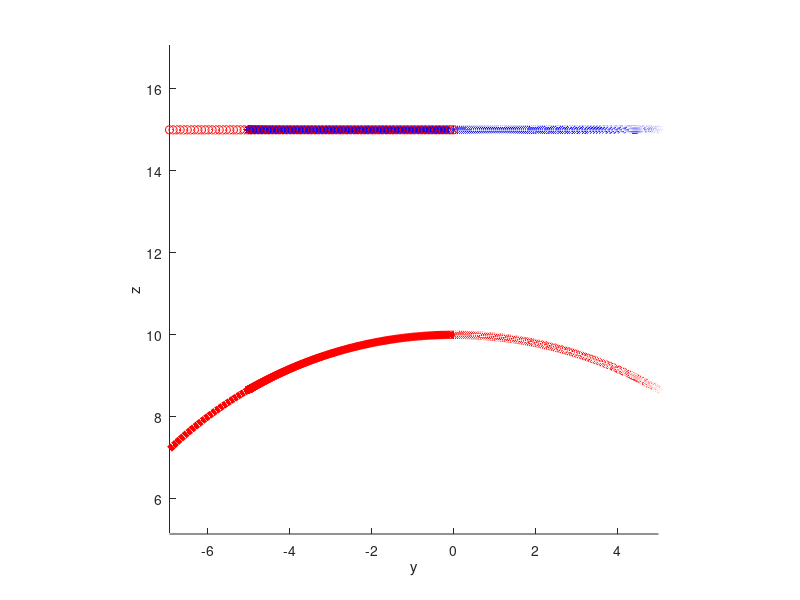

This figure's MATLAB source:
clear all;
clc;
axis equal;
hold on;
format short;

xlabel('x');
ylabel('y');
zlabel('z');
view(90,0);

rotate_x = @(theta)[
                    1 , 0           , 0          , 0;
                    0 , cos(theta)  , sin(theta) , 0;
                    0 , -sin(theta) , cos(theta) , 0;
                    0 , 0           , 0          , 1;
                    ];

rotate_y = @(theta)[
                    cos(theta)  , 0 , sin(theta) , 0;
                    0           , 1 , 0          , 0;
                    -sin(theta) , 0 , cos(theta) , 0;
                    0           , 0 , 0          , 1;
                   ];

rotate_z = @(theta)[
                    cos(theta)  , sin(theta) , 0 , 0;
                    -sin(theta) , cos(theta) , 0 , 0;
                    0           , 0          , 1 , 0;
                    0           , 0          , 0 , 1;
                   ];

pipe_length = 20;
pipe_raidus = 10;

unit_arc_length = 0.1;

arc_guide_line_radius = pipe_raidus / 4;
arc_guide_line_radians_length = 5;

%laser working point is half pipe x length
laser_working_point_x = pipe_length / 2;
laser_offset_center_distance = 0;
laser_up_lift_distance = 5;
laser_circle_raduis = pipe_raidus / 2;

unit_circle_center_angle = unit_arc_length / (pi/180 * pipe_raidus);
unit_arc_rad = unit_circle_center_angle * pi / 180;

theta = 0 : unit_arc_rad : 2 * pi;
[col,row] = size(theta);
% pipe_rotate_x_angle = 0;
% pipe_rotate_y_angle = 0;
% pipe_rotate_z_angle = 0;

[cylinder_x, cylinder_y, cylinder_z] = cylinder(pipe_raidus, 100);
cylinder_z = cylinder_z * pipe_length;
pipe_x = cylinder_z;
pipe_y = cylinder_x;
pipe_z = cylinder_y;

%draw pipe
%mesh(pipe_x, pipe_y, pipe_z);

%laser working point is half pipe x length
% laser_working_point_x = pipe_length / 2;
% laser_offset_center_distance = 0;
% laser_up_lift_distance = 5;
% laser_circle_raduis = pipe_raidus;

laser_pos_x = laser_working_point_x;
laser_pos_y = laser_offset_center_distance;
laser_pos_z = pipe_raidus + laser_up_lift_distance;

%draw laser trail
laser_trail_x = laser_pos_x + laser_circle_raduis * cos(theta);
laser_trail_y = laser_pos_y + laser_circle_raduis * sin(theta);
laser_trail_z = laser_pos_z * ones(1, row);

laser_trail = [laser_trail_x',laser_trail_y',laser_trail_z';];
plot3(laser_trail_x, laser_trail_y, laser_trail_z, 'b*');

%draw cilcle trail
cut_trail_x = laser_trail_x;
cut_trail_y = laser_trail_y;
cut_trail_z = sqrt(pipe_raidus^2 - cut_trail_y.^2);

cut_trail = [cut_trail_x',cut_trail_y',cut_trail_z'];

angle_cut_y = acos(cut_trail_y ./ pipe_raidus);
angle_cut_y = rad2deg(angle_cut_y);
angle_cut_trail = [cut_trail_x',angle_cut_y',cut_trail_z'];
need_penetrate = false;
for i = 1 : row
    if (abs( cut_trail_y(1, i)) > pipe_raidus)
        need_penetrate = true;
        continue;
    end
    if (cut_trail_x(1,i) < 0 || cut_trail_x(1,i) > pipe_length)
        continue;
    end
    plot3(cut_trail_x(1,i), cut_trail_y(1,i), cut_trail_z(1,i), 'r*');
end

if (need_penetrate)
    for i = 1 : row
        if (abs( cut_trail_y(1, i)) > pipe_raidus)
            continue;
        end
        if (cut_trail_x(1,i) < 0 || cut_trail_x(1,i) > pipe_length)
            continue;
        end
        plot3(cut_trail_x(1,i), cut_trail_y(1,i), - cut_trail_z(1,i), 'y*');
    end
end

% arc_guide_line_radians = arc_guide_line_radians_length / arc_guide_line_radius;
% arc_guide_line_circle_center_x = laser_pos_x + laser_circle_raduis - arc_guide_line_radius;
% arc_guide_line_circle_center_y = laser_pos_y;
% arc_guide_line_circle_center_z = laser_pos_z;
%judge guide line in/out circle
is_arc_guide_line_out_circle = true;
%add arc in guide line 
% arc_guide_line_in_theta = arc_guide_line_radians : -unit_arc_rad : 0;
% [arc_guide_line_in_col, arc_guide_line_in_row] = size(arc_guide_line_in_theta);
% arc_trail_in_x = arc_guide_line_circle_center_x + arc_guide_line_radius * cos(arc_guide_line_in_theta);
% arc_trail_in_y = arc_guide_line_circle_center_y + arc_guide_line_radius * sin(arc_guide_line_in_theta);
% arc_trail_in_z = arc_guide_line_circle_center_z * ones(1, arc_guide_line_in_row);
% if (is_arc_guide_line_out_circle)
%     parallel_trail_in_x = arc_trail_in_x - arc_guide_line_circle_center_x;
%     parallel_trail_in_y = arc_trail_in_y - arc_guide_line_circle_center_y;
%     parallel_trail_in_z = arc_trail_in_z - arc_guide_line_circle_center_z;
% 
%     rotate_y_trail_in_x = parallel_trail_in_x * cos(pi) - parallel_trail_in_z * sin(pi);
%     rotate_y_trail_in_y = parallel_trail_in_y;
%     rotate_y_trail_in_z = parallel_trail_in_x * sin(pi) + parallel_trail_in_z * cos(pi);
% 
%     arc_trail_in_x = rotate_y_trail_in_x + arc_guide_line_circle_center_x + 2 * arc_guide_line_radius;
%     arc_trail_in_y = rotate_y_trail_in_y + arc_guide_line_circle_center_y;
%     arc_trail_in_z = rotate_y_trail_in_z + arc_guide_line_circle_center_z;
% end
% plot3(arc_trail_in_x, arc_trail_in_y, arc_trail_in_z, 'co');
% arc_trail_in = [arc_trail_in_x',arc_trail_in_y',arc_trail_in_z'];
%add arc out guide line
% arc_guide_line_out_theta = 2 * pi : -unit_arc_rad : 2 * pi - arc_guide_line_radians;
% [arc_guide_line_out_col, arc_guide_line_out_row] = size(arc_guide_line_out_theta);
% arc_trail_out_x = arc_guide_line_circle_center_x + arc_guide_line_radius * cos(arc_guide_line_out_theta);
% arc_trail_out_y = arc_guide_line_circle_center_y + arc_guide_line_radius * sin(arc_guide_line_out_theta);
% arc_trail_out_z = arc_guide_line_circle_center_z * ones(1, arc_guide_line_out_row);
% if (is_arc_guide_line_out_circle)
%     parallel_trail_out_x = arc_trail_out_x - arc_guide_line_circle_center_x;
%     parallel_trail_out_y = arc_trail_out_y - arc_guide_line_circle_center_y;
%     parallel_trail_out_z = arc_trail_out_z - arc_guide_line_circle_center_z;
% 
%     rotate_y_trail_out_x = parallel_trail_out_x * cos(pi) - parallel_trail_out_z * sin(pi);
%     rotate_y_trail_out_y = parallel_trail_out_y;
%     rotate_y_trail_out_z = parallel_trail_out_x * sin(pi) + parallel_trail_out_z * cos(pi);
% 
%     arc_trail_out_x = rotate_y_trail_out_x + arc_guide_line_circle_center_x + 2 * arc_guide_line_radius;
%     arc_trail_out_y = rotate_y_trail_out_y + arc_guide_line_circle_center_y;
%     arc_trail_out_z = rotate_y_trail_out_z + arc_guide_line_circle_center_z;
% end
% plot3(arc_trail_out_x, arc_trail_out_y, arc_trail_out_z, 'mo');
% 
% arc_trail_out = [arc_trail_out_x',arc_trail_out_y',arc_trail_out_z'];
% draw arc in guide line trail
% cut_arc_guide_line_in_x = arc_trail_in_x;
% cut_arc_guide_line_in_y = arc_trail_in_y;
% cut_arc_guide_line_in_z = sqrt(pipe_raidus^2 - cut_arc_guide_line_in_y.^2);
% plot3(cut_arc_guide_line_in_x, cut_arc_guide_line_in_y, cut_arc_guide_line_in_z, 'r*');
% cut_arc_guide_line_in = [cut_arc_guide_line_in_x',cut_arc_guide_line_in_y',cut_arc_guide_line_in_z'];
% draw arc out guide line trail
% cut_arc_guide_line_out_x = arc_trail_out_x;
% cut_arc_guide_line_out_y = arc_trail_out_y;
% cut_arc_guide_line_out_z = sqrt(pipe_raidus^2 - cut_arc_guide_line_out_y.^2);
% plot3(cut_arc_guide_line_out_x, cut_arc_guide_line_out_y, cut_arc_guide_line_out_z, 'r*');
% cut_arc_guide_line_out = [cut_arc_guide_line_out_x',cut_arc_guide_line_out_y',cut_arc_guide_line_out_z'];

% A = arc_trail_in == cut_arc_guide_line_in;
% B = arc_trail_out == cut_arc_guide_line_out;
% 
% [~, frame_row_count] = size(arc_guide_line_in_theta);
% move_laser_x = 0;
% move_laser_y = 0;
% move_laser_z = laser_pos_z;
% hlaser = plot3(move_laser_x, move_laser_y, move_laser_z, 'ro');
% for i = 1 : frame_row_count
%     move_laser_x = arc_trail_in_x(1, i);
%     angle = acos(arc_trail_in_y(1, i) / pipe_raidus);
%     set(hlaser, 'xdata', move_laser_x, 'ydata', move_laser_y, 'zdata', move_laser_z);
%     drawnow;
%     pause(0.01);
% end
% 
% [~, frame_row_count] = size(theta);
% for i = 1 : frame_row_count
%     move_laser_x = cut_trail_x(1,i);
%     set(hlaser, 'xdata', move_laser_x, 'ydata', move_laser_y, 'zdata', move_laser_z);
%     drawnow;
%     pause(0.01);
% end
% 
% [~, frame_row_count] = size(arc_guide_line_out_theta);
% for i = 1 : frame_row_count
%     move_laser_x = arc_trail_out_x(1,i);
%     set(hlaser, 'xdata', move_laser_x, 'ydata', move_laser_y, 'zdata', move_laser_z);
%     drawnow;
%     pause(0.01);
% end

guide_line_length = 8;
guide_line_degree = 30;
guide_line_x = laser_pos_x + laser_circle_raduis;
guide_line_y = laser_pos_y;
guide_line_z = laser_pos_z;
guide_line_radian = deg2rad(guide_line_degree);

guide_line_xs = guide_line_x + guide_line_length * cos(guide_line_radian - pi / 2);
guide_line_ys = guide_line_y + guide_line_length * sin(guide_line_radian - pi / 2);
guide_line_zs = guide_line_z;

guide_line_xe = guide_line_x;
guide_line_ye = guide_line_y;
guide_line_ze = guide_line_z;

guide_line_unit_line = 0.1;
guide_line_plan_length = 0;
% guide_line_delta = 0 : 0.1 : 1;
% [~, guide_line_col] = size(guide_line_delta);
count = 1;
while guide_line_plan_length <= guide_line_length
    guide_line_delta = guide_line_plan_length / guide_line_length;
    guide_line_fx(1,count) = (1 - guide_line_delta) .* guide_line_xs + guide_line_delta .* guide_line_xe;
    guide_line_fy(1,count) = (1 - guide_line_delta) .* guide_line_ys + guide_line_delta .* guide_line_ye;
    guide_line_fz(1,count) =  guide_line_ze;
    guide_line_plan_length = guide_line_plan_length + guide_line_unit_line;
    count = count + 1;
end
guide_line = [guide_line_fx' guide_line_fy' guide_line_fz'];
guide_line_out = flipud(guide_line);
 plot3(guide_line_fx,guide_line_fy,guide_line_fz,'ro');

guide_line_cut_trail_x = guide_line_fx;
guide_line_cut_trail_y = guide_line_fy;
guide_line_cut_trail_z = sqrt(pipe_raidus^2 - guide_line_cut_trail_y.^2);
plot3(guide_line_cut_trail_x,guide_line_cut_trail_y,guide_line_cut_trail_z,'r','LineWidth',5);
